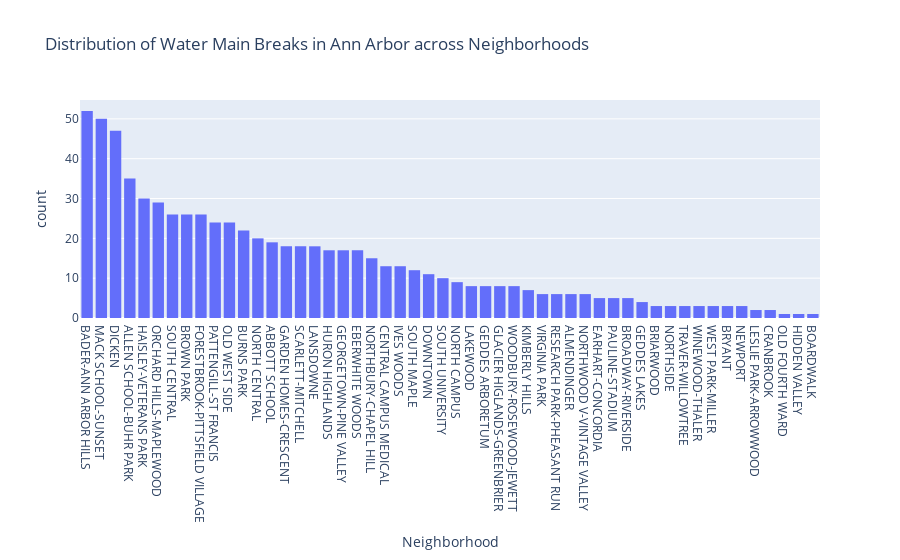

The code cell stored with this chart in its notebook:
### Code cell
# Visualize the frequency of watermain breaks across neighborhood

frequency_across_neighborhood = px.histogram(data_by_season, x="Neighborhood",
                                       title="Distribution of Water Main Breaks in Ann Arbor across Neighborhoods")
frequency_across_neighborhood.update_layout(xaxis={'categoryorder':'total descending'})
frequency_across_neighborhood.show()

### Figure 1 — Plotly figure (JSON) as saved in the notebook; plotly's stock layout.template omitted (floating-point values rounded to 4 significant figures; data arrays with more than 128 entries replaced by an {"elided": "..."} marker saying what was removed)
{"data": [{"alignmentgroup": "True", "bingroup": "x", "hovertemplate": "Neighborhood=%{x}<br>count=%{y}<extra></extra>", "legendgroup": "", "marker": {"color": "#636efa", "pattern": {"shape": ""}}, "name": "", "offsetgroup": "", "orientation": "v", "showlegend": false, "type": "histogram", "x": {"elided": "728 str values"}, "xaxis": "x", "yaxis": "y"}], "layout": {"autosize": true, "barmode": "relative", "legend": {"tracegroupgap": 0}, "title": {"text": "Distribution of Water Main Breaks in Ann Arbor across Neighborhoods"}, "xaxis": {"anchor": "y", "autorange": true, "categoryorder": "total descending", "domain": [0, 1], "range": [-0.5, 51.5], "title": {"text": "Neighborhood"}, "type": "category"}, "yaxis": {"anchor": "x", "autorange": true, "domain": [0, 1], "range": [0, 54.74], "title": {"text": "count"}}}}
